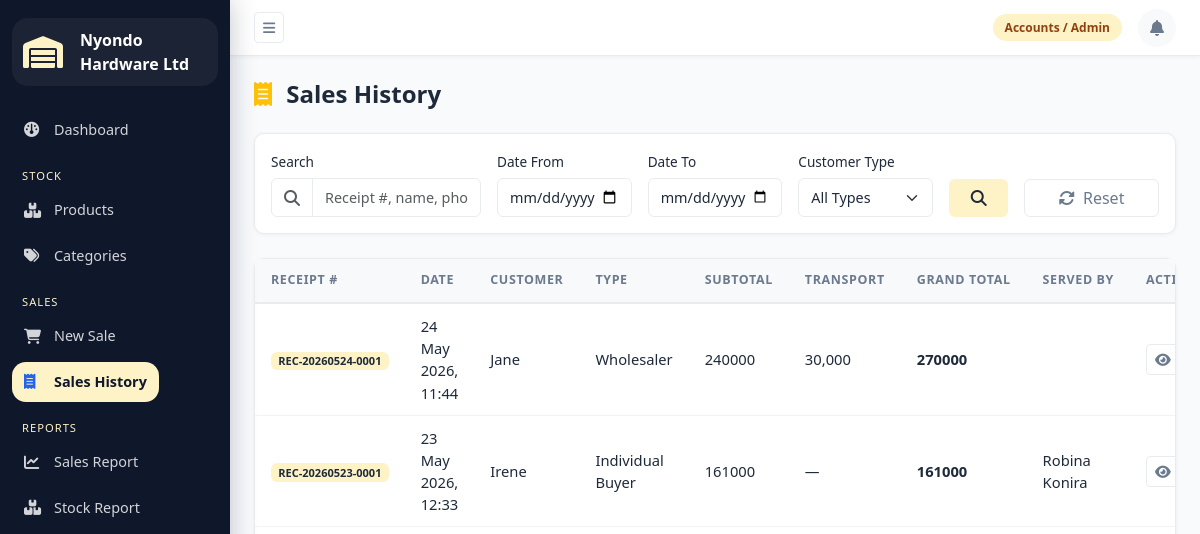
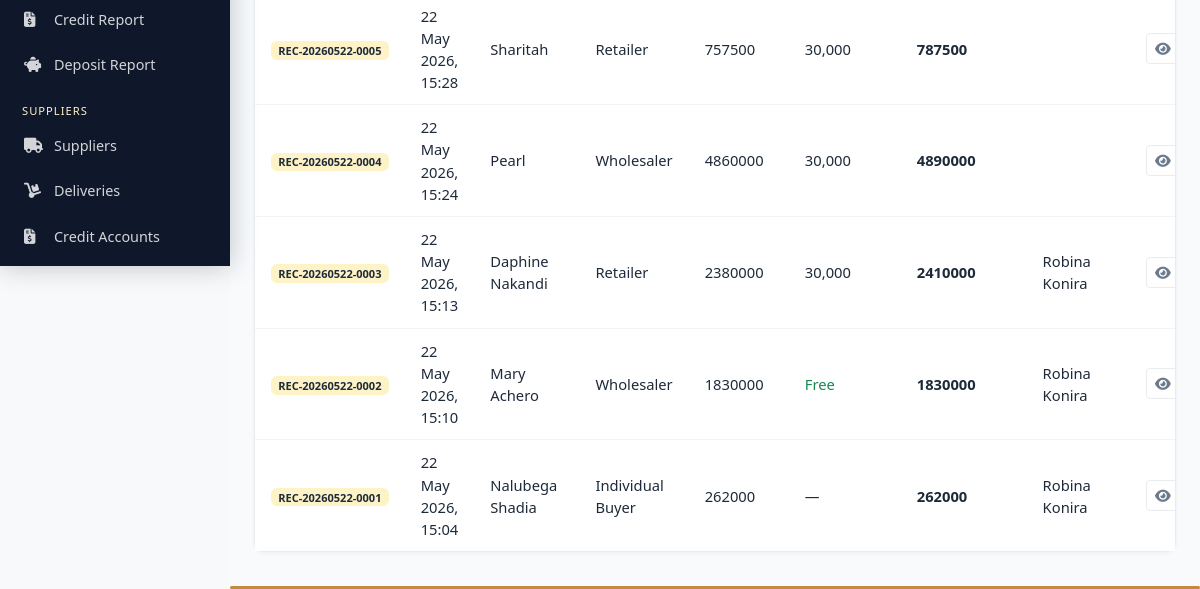
Before: /sales/ (signed in) with the older database file (2 pictures, top to bottom).
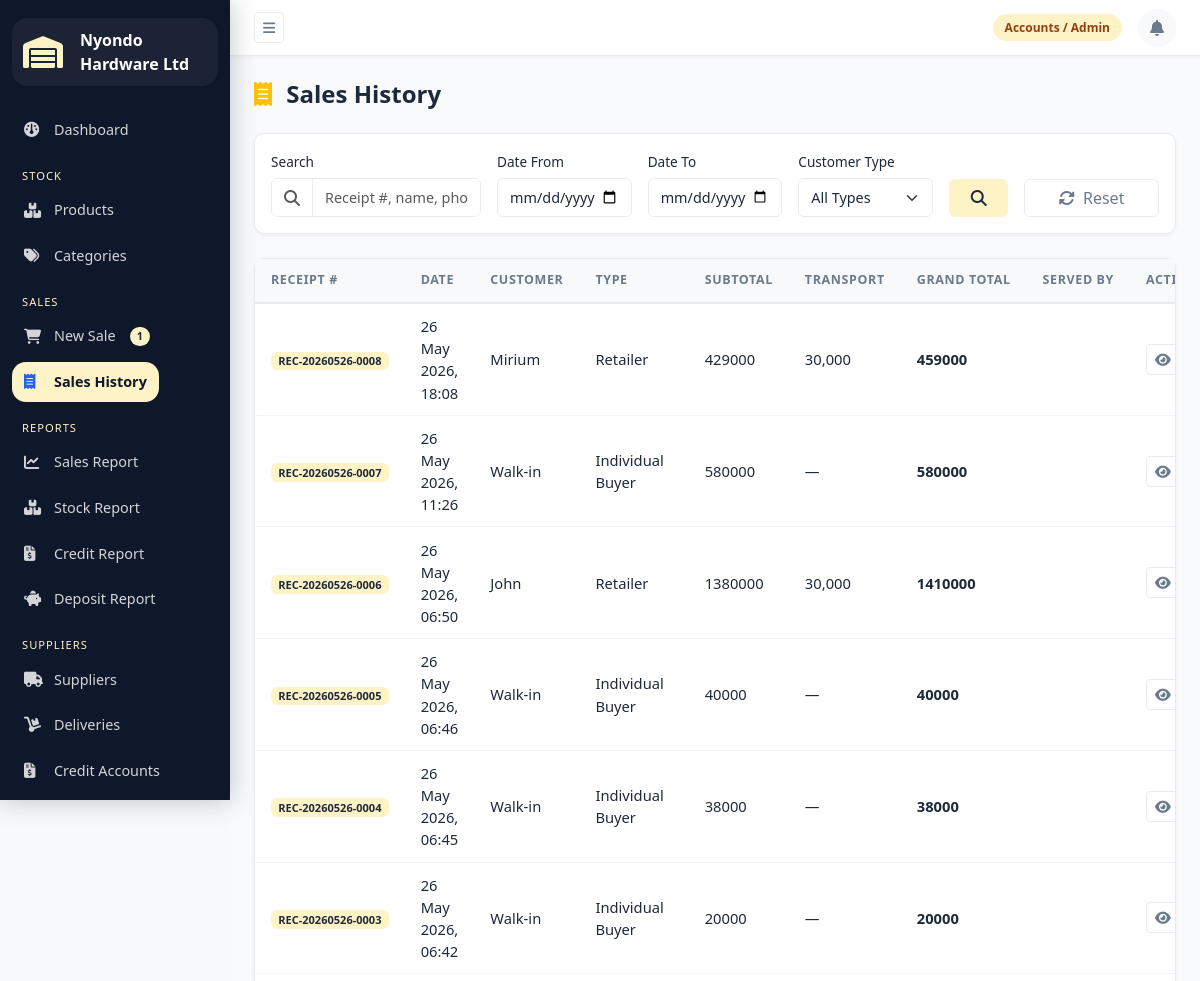
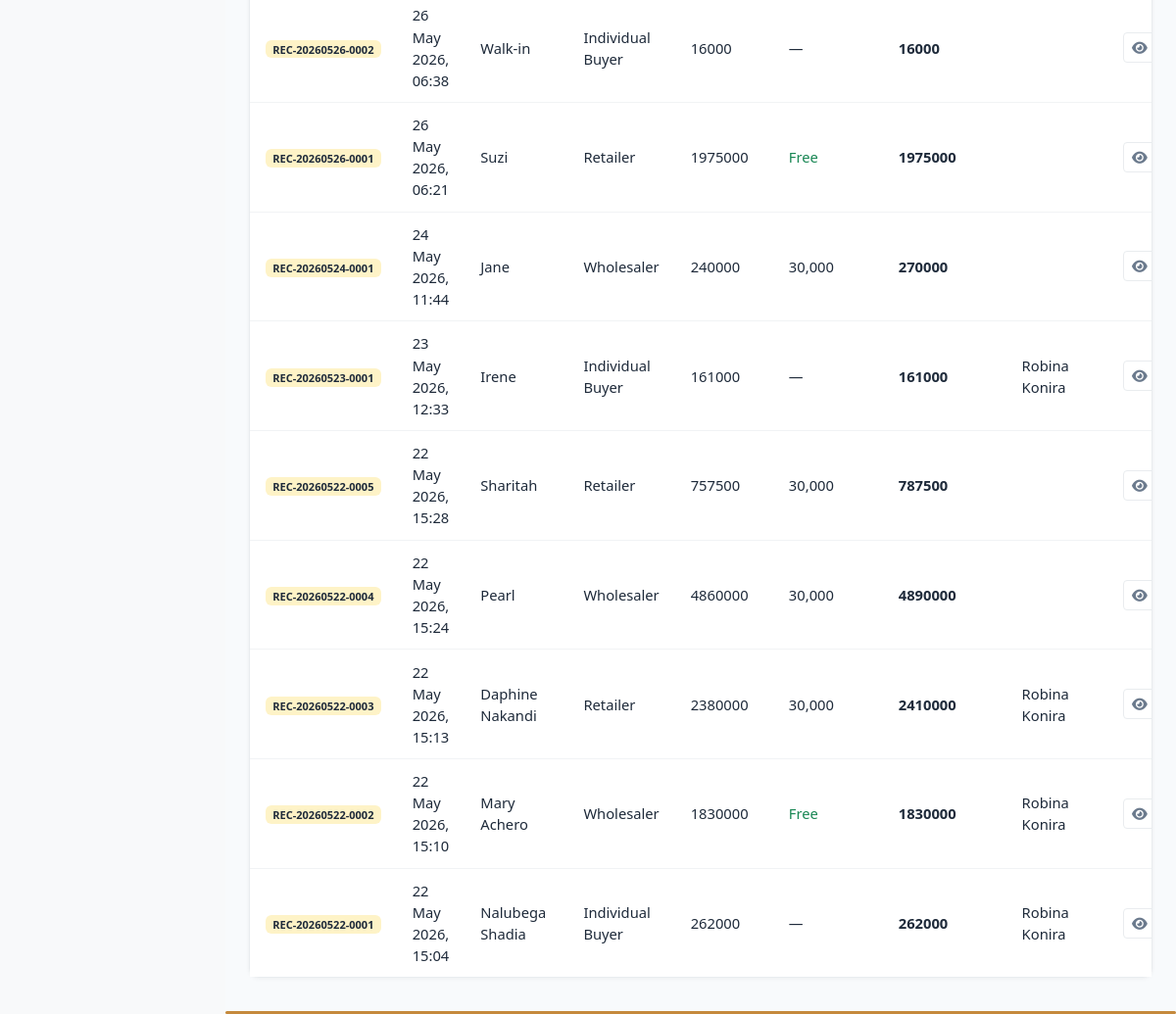
After: the same page with the newer database file (2 pictures, top to bottom).
### sales/models.py (models this page shows, shortened)
class Sale(models.Model):
    CUSTOMER_TYPE_CHOICES = [
        ('wholesaler', 'Wholesaler'),
        ('retailer', 'Retailer'),
        ('individual', 'Individual Buyer'),
    ]
    TRANSPORT_CHOICES = [
        ('free', 'Free (within 10km, ≥500,000 UGX)'),
        ('charged', 'Charged (+30,000 UGX)'),
        ('none', 'No delivery'),
    ]
    receipt_number = models.CharField(max_length=20, unique=True, editable=False)
    served_by = models.ForeignKey(User, on_delete=models.SET_NULL, null=True)
    customer_name = models.CharField(max_length=200, blank=True)
    customer_phone = models.CharField(max_length=15, blank=True)
    customer_type = models.CharField(max_length=15, choices=CUSTOMER_TYPE_CHOICES, default='individual')
    delivery_requested = models.BooleanField(default=False)
    within_10km = models.BooleanField(default=False)
    transport_charge = models.DecimalField(max_digits=10, decimal_places=2, default=0)
    transport_status = models.CharField(max_length=10, choices=TRANSPORT_CHOICES, default='none')
    subtotal = models.DecimalField(max_digits=14, decimal_places=2, default=0)
    grand_total = models.DecimalField(max_digits=14, decimal_places=2, default=0)
    sale_date = models.DateTimeField(auto_now_add=True)
    notes = models.TextField(blank=True)

class Cart(models.Model):
    attendant = models.OneToOneField(User, on_delete=models.CASCADE, related_name='cart')
    customer_name = models.CharField(max_length=200, blank=True)
    customer_phone = models.CharField(max_length=15, blank=True)
    customer_type = models.CharField(
        max_length=15,
        choices=[
            ('wholesaler', 'Wholesaler'),
            ('retailer', 'Retailer'),
            ('individual', 'Individual Buyer'),
        ],
        default='individual'
    )
    delivery_requested = models.BooleanField(default=False)
    within_10km = models.BooleanField(default=False)
    created_at = models.DateTimeField(auto_now_add=True)
    updated_at = models.DateTimeField(auto_now=True)
    @property
    def item_count(self):
        return self.cart_items.count()

### sales/views.py (the view)
# urls.py: path('', views.sales_list, name='sales_list'),
@login_required
@login_required
def sales_list(request):
    search = request.GET.get('search', '')
    date_from = request.GET.get('date_from', '')
    date_to = request.GET.get('date_to', '')
    customer_type = request.GET.get('customer_type', '')
    sales = Sale.objects.select_related('served_by').order_by('-sale_date')
    if search:
        sales = sales.filter(
            models.Q(receipt_number__icontains=search) |
            models.Q(customer_name__icontains=search) |
            models.Q(customer_phone__icontains=search)
        )
    if date_from:
        sales = sales.filter(sale_date__date__gte=date_from)
    if date_to:
        sales = sales.filter(sale_date__date__lte=date_to)
    if customer_type:
        sales = sales.filter(customer_type=customer_type)
    from django.core.paginator import Paginator
    paginator = Paginator(sales, 15)
    page_number = request.GET.get('page')
    page_obj = paginator.get_page(page_number)
    return render(request, 'sales/sales_list.html', {
        'sales': page_obj,
        'page_obj': page_obj,
        'search': search,
        'date_from': date_from,
        'date_to': date_to,
        'customer_type': customer_type,
        'customer_type_choices': Sale.CUSTOMER_TYPE_CHOICES,
        'total_count': sales.count(),
    })

### templates/sales/sales_list.html (shortened to what the changed rows need)
{% extends 'base.html' %}
{% block content %}
<div class="card">
    <div class="card-body p-0">
        <div class="table-responsive">
            <table class="table table-hover mb-0">
                <thead>
                    <tr>
                        <th>Receipt #</th>
                        <th>Date</th>
                        <th>Customer</th>
                        <th>Type</th>
                        <th>Subtotal</th>
                        <th>Transport</th>
                        <th>Grand Total</th>
                        <th>Served By</th>
                        <th>Action</th>
                    </tr>
                </thead>
                <tbody>
                    {% for sale in sales %}
                    <tr>
                        <td>
                            <span class="badge bg-warning text-dark">
                                {{ sale.receipt_number }}
                            </span>
                        </td>
                        <td>{{ sale.sale_date|date:"d M Y, H:i" }}</td>
                        <td>{{ sale.customer_name|default:"Walk-in" }}</td>
                        <td>{{ sale.get_customer_type_display }}</td>
                        <td>{{ sale.subtotal|floatformat:0 }}</td>
                        <td>
                            {% if sale.transport_status == 'free' %}
                            <span class="text-success">Free</span>
                            {% elif sale.transport_status == 'charged' %}
                            30,000
                            {% else %}—{% endif %}
                        </td>
                        <td><strong>{{ sale.grand_total|floatformat:0 }}</strong></td>
                        <td>{{ sale.served_by.get_full_name }}</td>
                        <td>
                            <a href="{% url 'receipt' sale.pk %}"
                               class="btn btn-sm btn-outline-secondary">
                                <i class="fa-solid fa-eye"></i>
                            </a>
                        </td>
                    </tr>
                    {% endfor %}
                </tbody>
            </table>
        </div>
    </div>
</div>
{% endblock %}

### templates/base.html (shortened to what the changed rows need)
<!DOCTYPE html>
<html lang="en">
<head>
    {% load static %}
    <link href="https://cdn.jsdelivr.net/npm/bootstrap@5.3.0/dist/css/bootstrap.min.css"
          rel="stylesheet">
    <link href="https://cdnjs.cloudflare.com/ajax/libs/font-awesome/6.4.0/css/all.min.css"
          rel="stylesheet">
    <link href="{% static 'css/main.css' %}"
          rel="stylesheet">
</head>
<body>
{% if request.user.is_authenticated %}
<div class="wrapper">
    <nav id="sidebar">
        <ul class="sidebar-menu">
            <li>
                <a href="{% url 'cart' %}"
                   class="{% if 'cart' in request.resolver_match.url_name %}active{% endif %}">
                    <i class="fa-solid fa-cart-shopping"></i>
                    New Sale
                    {% with cart=request.user.cart %}
                        {% if cart and cart.item_count > 0 %}
                        <span class="badge bg-warning text-dark ms-1">
                            {{ cart.item_count }}
                        </span>
                        {% endif %}
                    {% endwith %}
                </a>
            </li>
        </ul>
    </nav>
    <div id="content">
        <div class="page-content">
            {% block content %}
            {% endblock %}
        </div>
    </div>
</div>
{% endif %}
</body>
</html>

Changed rows visible on the page:
now on this page (row edited): Cart: item_count "1"
added Sale: receipt_number "REC-20260526-0008", sale_date "26 May 2026, 18:08", customer_name "Mirium", customer_type "Retailer", subtotal "429000", transport_status "30,000", grand_total "459000"
added Sale: receipt_number "REC-20260526-0007", sale_date "26 May 2026, 11:26", customer_name "Walk-in", customer_type "Individual Buyer", subtotal "580000", grand_total "580000"
added Sale: receipt_number "REC-20260526-0006", sale_date "26 May 2026, 06:50", customer_name "John", customer_type "Retailer", subtotal "1380000", transport_status "30,000", grand_total "1410000"
added Sale: receipt_number "REC-20260526-0005", sale_date "26 May 2026, 06:46", customer_name "Walk-in", customer_type "Individual Buyer", subtotal "40000", grand_total "40000"
added Sale: receipt_number "REC-20260526-0004", sale_date "26 May 2026, 06:45", customer_name "Walk-in", customer_type "Individual Buyer", subtotal "38000", grand_total "38000"
added Sale: receipt_number "REC-20260526-0003", sale_date "26 May 2026, 06:42", customer_name "Walk-in", customer_type "Individual Buyer", subtotal "20000", grand_total "20000"
added Sale: receipt_number "REC-20260526-0002", sale_date "26 May 2026, 06:38", customer_name "Walk-in", customer_type "Individual Buyer", subtotal "16000", grand_total "16000"
added Sale: receipt_number "REC-20260526-0001", sale_date "26 May 2026, 06:21", customer_name "Suzi", customer_type "Retailer", subtotal "1975000", transport_status "Free", grand_total "1975000"
